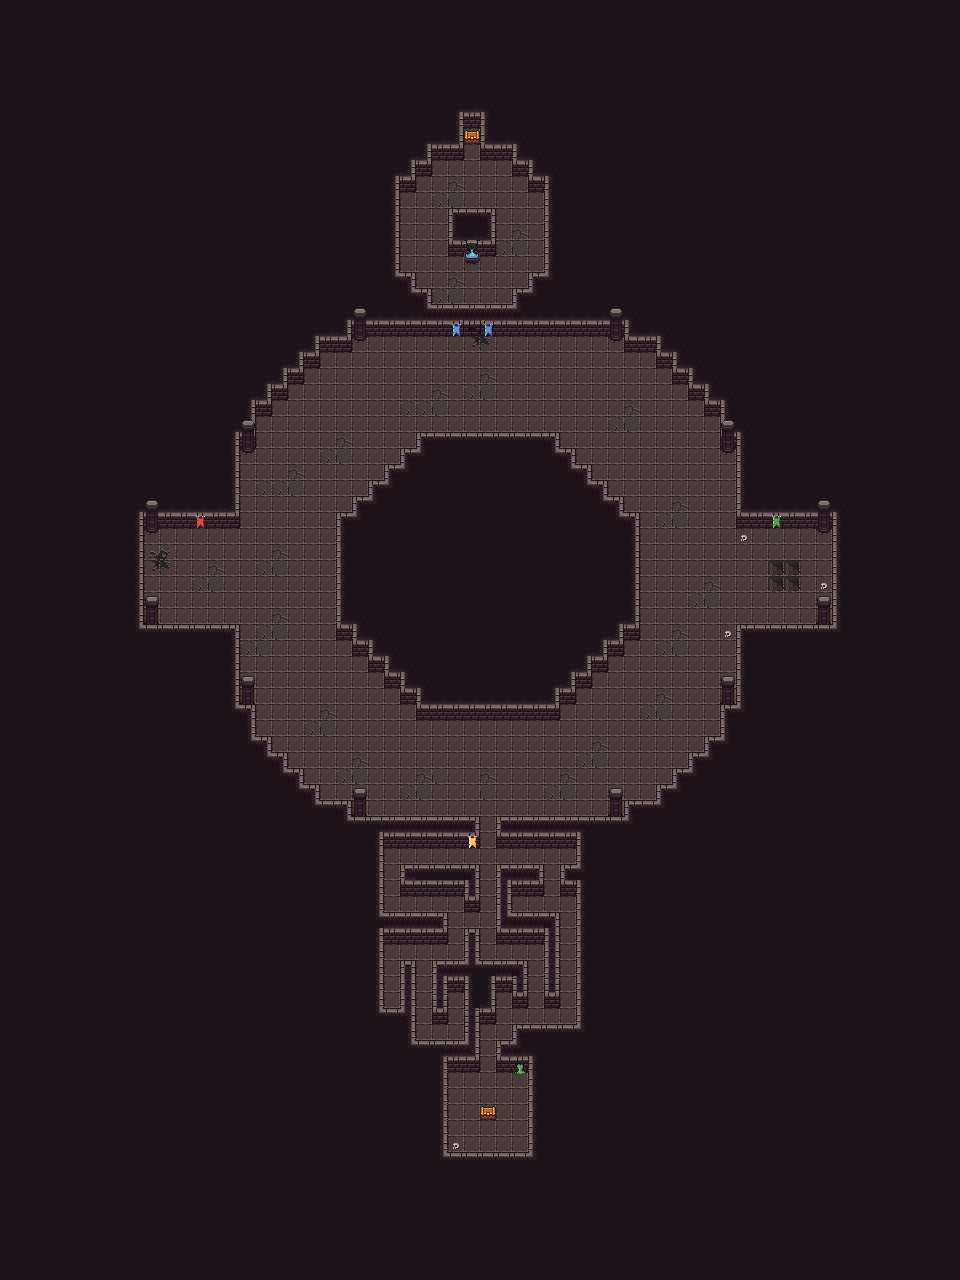

The image is a tile-based game level rendered from a .tmx file. Its description and source (layers, tilesets, objects; grid data summarised) follow:
An orthogonal 60x80 tile map with 16x16 px tiles, 4 tile layers (abyss, floor, walls, dec), 2 tilesets and 102 objects.

<map version="1.10" tiledversion="1.11.2" orientation="orthogonal" renderorder="right-down" width="60" height="80" tilewidth="16" tileheight="16" infinite="0" nextlayerid="7" nextobjectid="113">
 <tileset firstgid="1" name="16x16 dungeon ii wall reconfig v04 spritesheet" tilewidth="16" tileheight="16" tilecount="192" columns="16">
  <image source="../tile_sets/16x16 dungeon ii wall reconfig/16x16 dungeon ii wall reconfig v04 spritesheet.png" width="256" height="192" />
 </tileset>
 <tileset firstgid="193" name="dungeontileset-extended" tilewidth="16" tileheight="16" tilecount="4096" columns="64">
  <image source="../tile_sets/dungeontiles-extended v1.1/dungeontileset-extended.png" width="1024" height="1024" />
 </tileset>
 <layer id="1" name="abyss" width="60" height="80">
  <data>[4800 cells, 4798 non-empty, 4 distinct tile ids]</data>
 </layer>
 <layer id="2" name="floor" width="60" height="80">
  <data>[4800 cells, 805 non-empty, 14 distinct tile ids]</data>
 </layer>
 <layer id="3" name="walls" width="60" height="80">
  <data>[4800 cells, 672 non-empty, 48 distinct tile ids]</data>
 </layer>
 <layer id="4" name="dec" width="60" height="80">
  <data>[4800 cells, 35 non-empty, 9 distinct tile ids]</data>
 </layer>
 <objectgroup id="5" name="collisions">
  <object id="1" x="128" y="384" width="112" height="144" />
  <object id="2" x="96" y="512" width="48" height="128" />
  <object id="3" x="128" y="624" width="112" height="128" />
  <object id="4" x="208" y="704" width="48" height="80" />
  <object id="5" x="240" y="736" width="32" height="64" />
  <object id="6" x="256" y="752" width="32" height="64" />
  <object id="7" x="272" y="768" width="32" height="64" />
  <object id="8" x="288" y="784" width="32" height="64" />
  <object id="9" x="304" y="800" width="48" height="48" />
  <object id="10" x="336" y="816" width="144" height="32" />
  <object id="11" x="496" y="816" width="144" height="32" />
  <object id="12" x="624" y="800" width="64" height="48" />
  <object id="13" x="656" y="784" width="64" height="48" />
  <object id="15" x="672" y="768" width="64" height="32" />
  <object id="16" x="688" y="752" width="64" height="32" />
  <object id="17" x="704" y="736" width="64" height="32" />
  <object id="19" x="720" y="704" width="64" height="48" />
  <object id="20" x="736" y="624" width="112" height="96" />
  <object id="21" x="832" y="496" width="48" height="144" />
  <object id="22" x="736" y="416" width="112" height="112" />
  <object id="23" x="720" y="368" width="48" height="80" />
  <object id="24" x="704" y="336" width="32" height="80" />
  <object id="25" x="688" y="320" width="32" height="80" />
  <object id="26" x="672" y="304" width="32" height="80" />
  <object id="27" x="656" y="288" width="32" height="80" />
  <object id="28" x="624" y="272" width="48" height="80" />
  <object id="30" x="480" y="304" width="160" height="32" />
  <object id="31" x="336" y="304" width="128" height="32" />
  <object id="32" x="288" y="304" width="64" height="48" />
  <object id="33" x="256" y="336" width="64" height="32" />
  <object id="34" x="240" y="352" width="64" height="32" />
  <object id="35" x="224" y="368" width="64" height="32" />
  <object id="36" x="208" y="384" width="64" height="32" />
  <object id="37" x="192" y="400" width="64" height="48" />
  <object id="39" x="368" y="288" width="64" height="32" />
  <object id="41" x="352" y="272" width="64" height="32" />
  <object id="42" x="352" y="160" width="48" height="128" />
  <object id="43" x="544" y="160" width="48" height="128" />
  <object id="45" x="528" y="128" width="32" height="64" />
  <object id="46" x="512" y="112" width="32" height="64" />
  <object id="47" x="480" y="96" width="48" height="64" />
  <object id="48" x="448" y="80" width="48" height="48" />
  <object id="49" x="416" y="96" width="48" height="64" />
  <object id="50" x="400" y="112" width="32" height="64" />
  <object id="51" x="384" y="128" width="32" height="64" />
  <object id="52" x="336" y="832" width="48" height="192" />
  <object id="53" x="368" y="912" width="80" height="32" />
  <object id="54" x="512" y="288" width="64" height="32" />
  <object id="55" x="528" y="272" width="64" height="32" />
  <object id="56" x="576" y="832" width="48" height="208" />
  <object id="57" x="512" y="1024" width="80" height="48" />
  <object id="58" x="496" y="1040" width="48" height="32" />
  <object id="59" x="528" y="1056" width="48" height="112" />
  <object id="60" x="432" y="1152" width="112" height="48" />
  <object id="61" x="400" y="1056" width="48" height="112" />
  <object id="62" x="432" y="1040" width="48" height="32" />
  <object id="63" x="464" y="928" width="16" height="128" />
  <object id="64" x="432" y="960" width="96" height="32" />
  <object id="65" x="512" y="976" width="16" height="32" />
  <object id="66" x="464" y="976" width="32" height="48" />
  <object id="67" x="432" y="976" width="16" height="48" />
  <object id="68" x="368" y="1008" width="48" height="64" />
  <object id="70" x="400" y="1040" width="48" height="32" />
  <object id="71" x="400" y="960" width="16" height="64" />
  <object id="72" x="544" y="912" width="16" height="96" />
  <object id="73" x="496" y="912" width="64" height="32" />
  <object id="74" x="496" y="864" width="16" height="64" />
  <object id="75" x="496" y="864" width="48" height="32" />
  <object id="76" x="560" y="864" width="32" height="32" />
  <object id="77" x="400" y="864" width="80" height="32" />
  <object id="78" x="464" y="880" width="16" height="32" />
  <object id="79" x="448" y="208" width="48" height="48" />
  <object id="81" x="463.75" y="253.75" width="16.5" height="9.5" />
  <object id="82" x="352" y="336" width="16" height="5" />
  <object id="83" x="608" y="336" width="16" height="5" />
  <object id="84" x="816" y="528" width="16" height="6" />
  <object id="85" x="816" y="621" width="16" height="8" />
  <object id="86" x="720" y="700" width="16" height="8" />
  <object id="87" x="608" y="812" width="16" height="7" />
  <object id="88" x="352" y="811" width="16" height="6" />
  <object id="89" x="239" y="699" width="16" height="7" />
  <object id="90" x="143" y="619" width="17" height="7" />
  <object id="91" x="143" y="528" width="17" height="5" />
  <object id="92" x="240" y="448" width="16" height="5" />
  <object id="95" x="720" y="447" width="16" height="6" />
  <object id="97" x="416" y="432" width="144" height="288" />
  <object id="98" x="336" y="512" width="304" height="128" />
  <object id="99" x="368" y="624" width="240" height="48" />
  <object id="100" x="400" y="656" width="176" height="48" />
  <object id="101" x="368" y="480" width="240" height="32" />
  <object id="102" x="400" y="448" width="176" height="32" />
  <object id="103" x="560" y="464" width="32" height="32" />
  <object id="104" x="592" y="496" width="32" height="32" />
  <object id="105" x="352" y="496" width="32" height="32" />
  <object id="106" x="384" y="464" width="32" height="32" />
  <object id="107" x="352" y="608" width="32" height="48" />
  <object id="108" x="384" y="640" width="32" height="48" />
  <object id="109" x="560" y="640" width="32" height="48" />
  <object id="110" x="592" y="608" width="32" height="48" />
 </objectgroup>
 <objectgroup id="6" name="triggers">
  <object id="96" x="768" y="560" width="32" height="32">
   <properties>
    <property name="target_map" value="level5" />
    <property name="target_x" value="170" />
    <property name="target_y" value="460" />
    <property name="trigger_type" value="exit" />
   </properties>
  </object>
  <object id="111" x="480" y="1104" width="16" height="16" />
  <object id="112" x="464" y="128" width="16" height="16" />
 </objectgroup>
</map>
